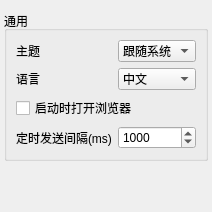
    <widget class="QWidget" name="pageSoftware">
     <layout class="QVBoxLayout" name="pageSoftwareLayout">
      <property name="spacing"><number>10</number></property>
      <property name="leftMargin"><number>4</number></property>
      <property name="rightMargin"><number>4</number></property>
      <item>
        <widget class="QGroupBox" name="generalGroupBox">
                     <property name="title">
                      <string>通用</string>
                     </property>
                     <layout class="QFormLayout" name="generalLayout">
                      <item row="0" column="0">
                       <widget class="QLabel" name="themeLabel">
                        <property name="text">
                         <string>主题</string>
                        </property>
                       </widget>
                      </item>
                      <item row="0" column="1">
                       <widget class="QComboBox" name="themeCombo">
                        <item>
                         <property name="text">
                          <string>跟随系统</string>
                         </property>
                        </item>
                        <item>
                         <property name="text">
                          <string>深色</string>
                         </property>
                        </item>
                        <item>
                         <property name="text">
                          <string>浅色</string>
                         </property>
                        </item>
                       </widget>
                      </item>
                      <item row="1" column="0">
                       <widget class="QLabel" name="languageLabel">
                        <property name="text">
                         <string>语言</string>
                        </property>
                       </widget>
                      </item>
                      <item row="1" column="1">
                       <widget class="QComboBox" name="languageCombo">
                        <item>
                         <property name="text">
                          <string>中文</string>
                         </property>
                        </item>
                        <item>
                         <property name="text">
                          <string>English</string>
                         </property>
                        </item>
                       </widget>
                      </item>
                      <item row="2" column="0" colspan="2">
                       <widget class="QCheckBox" name="openBrowserCheck">
                        <property name="text">
                         <string>启动时打开浏览器</string>
                        </property>
                       </widget>
                      </item>
                      <item row="3" column="0">
                       <widget class="QLabel" name="timerIntervalLabel">
                        <property name="text">
                         <string>定时发送间隔(ms)</string>
                        </property>
                       </widget>
                      </item>
                      <item row="3" column="1">
                       <widget class="QSpinBox" name="timerIntervalSpin">
                        <property name="minimum">
                         <number>10</number>
                        </property>
                        <property name="maximum">
                         <number>100000</number>
                        </property>
                        <property name="value">
                         <number>1000</number>
                        </property>
                       </widget>
                      </item>
                     </layout>
                    </widget>
      </item>
      <item><spacer name="pageSettingsSpacer"><property name="orientation"><enum>Qt::Vertical</enum></property><property name="sizeHint" stdset="0"><size><width>20</width><height>40</height></size></property></spacer></item>
     </layout>
    </widget>
